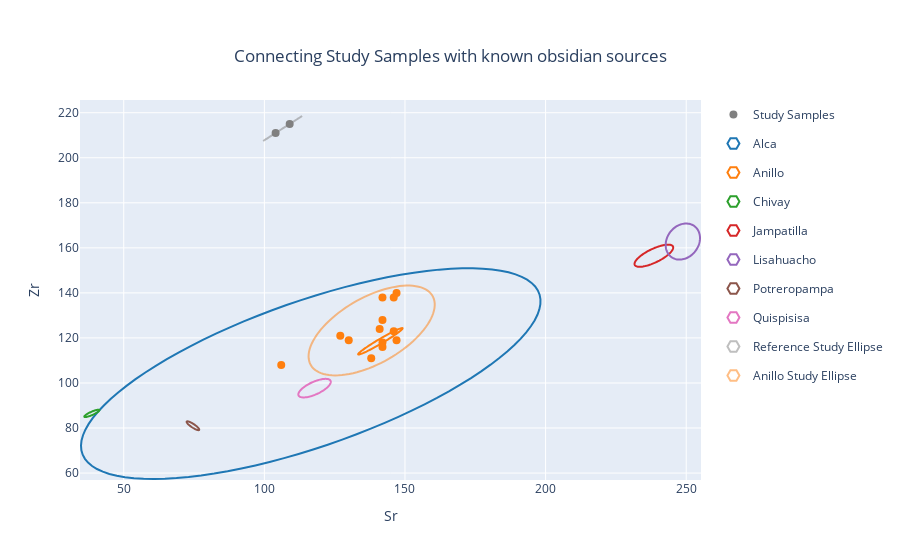

Notebook code cell kept with this figure:
### Code cell
# To change the variables modify x_col and y_col here
# and Re-run the cell
print('Available elements to plot.')
print(srcs.columns)
print('To change elements modify x_col and y_col variables and re-run this cell:')

# Variables to plot
x_col = 'Sr'
y_col = 'Zr'
group = 'Group'

figsrcs = go.Figure()


# Add source ellipses
for g in srcs[group].unique():
    # Map group to color, default to gray if missing
    color = name_to_color.get(unique_name_to_name.get(g, ""), "gray")

    # Optional: add source points (uncomment to show)
    # figsrcs.add_trace(
    #     go.Scatter(
    #         x=srcs[srcs[group] == g][x_col],
    #         y=srcs[srcs[group] == g][y_col],
    #         name=g,
    #         mode='markers',
    #         marker=dict(symbol='x', size=4, color=color)
    #     )
    # )

    # Add confidence ellipse for the group
    figsrcs.add_shape(
        type='path',
        path=confidence_ellipse(
            srcs[srcs[group] == g][x_col],
            srcs[srcs[group] == g][y_col]
        ),
        line_color=color,
        name=g,
        showlegend=True
    )

# Add single source sample point
figsrcs.add_trace(
    go.Scatter(
        x=onesample[x_col],
        y=onesample[y_col],
        name="Source Sample",
        mode='markers',
        marker=dict(symbol='x', size=4, color='black'),
        text=onesample['Sample'],
        hovertemplate="Source: %{text}<br><extra></extra>",
        showlegend=True
    )
)

# Map Study sample groups to colors
study_colors = [
    name_to_color.get(unique_name_to_name.get(g, ""), "gray")
    for g in study[group]
]

# Add study samples colored by Group
figsrcs.add_trace(
    go.Scatter(
        x=study[x_col],
        y=study[y_col],
        name="Study Samples",
        mode='markers',
        text=study['Sample'],
        hovertemplate="Sample: %{text}<br><extra></extra>",
        showlegend=True,
        marker=dict(
            size=8,
            symbol='circle',
            color=study_colors
        )
    )
)
# ------------------------------
# Add confidence ellipses for study groups
# ------------------------------
for g in study[group].unique():
    mask = study[group] == g
    data_x = study.loc[mask, x_col]
    data_y = study.loc[mask, y_col]
    
    # Skip empty groups
    if len(data_x) < 2:
        continue
    
    color = name_to_color.get(g, "gray")
    
    figsrcs.add_shape(
        type='path',
        path=confidence_ellipse(data_x, data_y),
        line_color=color,
        line_width=2,
        name=f"{g} Study Ellipse",
        legendgroup=g,
        showlegend=True,
        opacity=0.5
    )

# Set layout with centered title
figsrcs.update_layout(
    title={
        'text': "Connecting Study Samples with known obsidian sources",
        'x': 0.5,
        'xanchor': 'center',
        'yanchor': 'top'
    },
    xaxis_title=x_col,
    yaxis_title=y_col
)

figsrcs.show()
